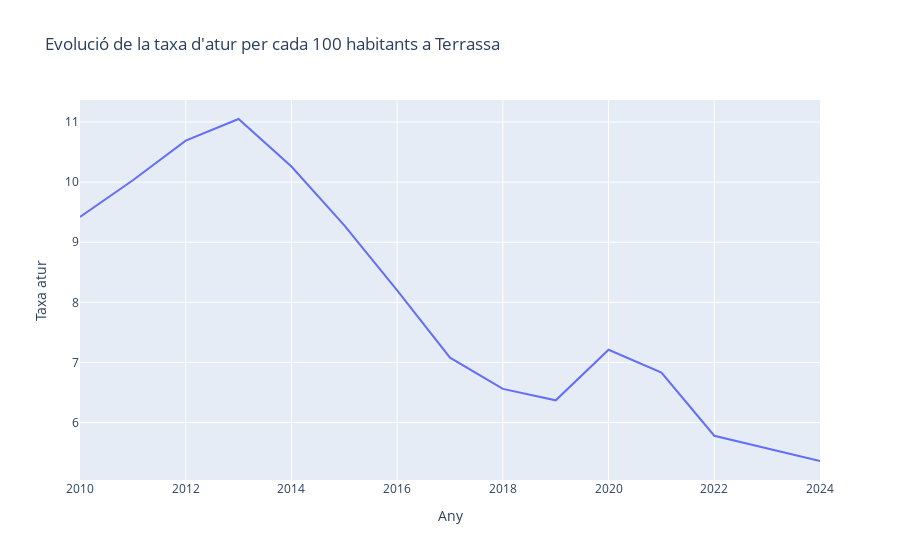
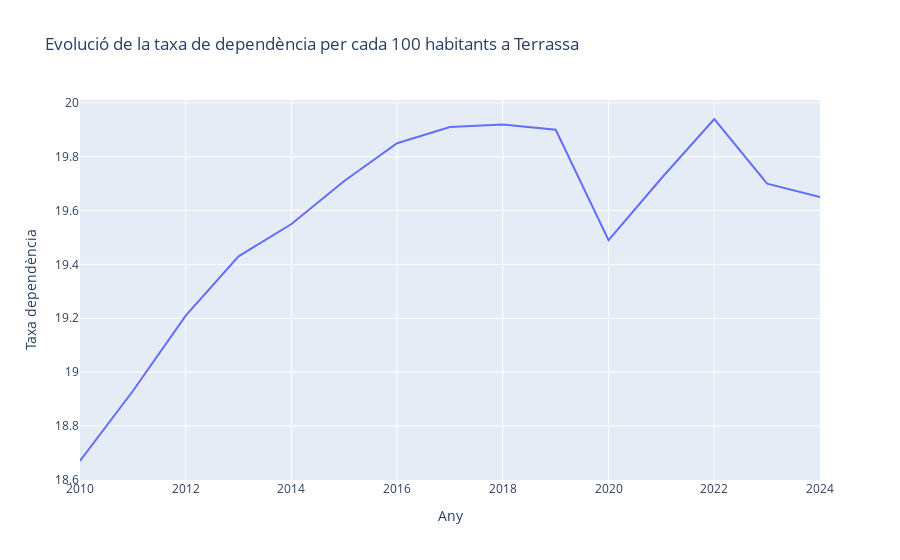

Source (notebook cell) for these figures, in order:
### Code cell
fig = px.line(df2, y='Taxa atur',
              title=f"Evolució de la taxa d'atur per cada 100 habitants a {ciutat}",
              labels={'value':"Taxa d'atur"}
             )
fig2 = px.line(df2, y='Taxa dependència',
               title=f"Evolució de la taxa de dependència per cada 100 habitants a {ciutat}",
               labels={'value':"Taxa de dependència"}
              )
fig.show()
fig2.show()

### Figure 1 — Plotly figure (JSON) as saved in the notebook; plotly's stock layout.template omitted (floating-point values rounded to 4 significant figures)
{"data": [{"hovertemplate": "Any=%{x}<br>Taxa atur=%{y}<extra></extra>", "legendgroup": "", "line": {"color": "#636efa", "dash": "solid"}, "marker": {"symbol": "circle"}, "mode": "lines", "name": "", "orientation": "v", "showlegend": false, "type": "scatter", "x": [2010, 2011, 2012, 2013, 2014, 2015, 2016, 2017, 2018, 2019, 2020, 2021, 2022, 2023, 2024], "xaxis": "x", "y": [9.42, 10.03, 10.69, 11.05, 10.26, 9.28, 8.2, 7.08, 6.56, 6.37, 7.21, 6.83, 5.78, 5.57, 5.36], "yaxis": "y"}], "layout": {"legend": {"tracegroupgap": 0}, "title": {"text": "Evolució de la taxa d'atur per cada 100 habitants a Terrassa"}, "xaxis": {"anchor": "y", "domain": [0, 1], "title": {"text": "Any"}}, "yaxis": {"anchor": "x", "domain": [0, 1], "title": {"text": "Taxa atur"}}}}

### Figure 2 — Plotly figure (JSON) as saved in the notebook; plotly's stock layout.template omitted (floating-point values rounded to 4 significant figures)
{"data": [{"hovertemplate": "Any=%{x}<br>Taxa dependència=%{y}<extra></extra>", "legendgroup": "", "line": {"color": "#636efa", "dash": "solid"}, "marker": {"symbol": "circle"}, "mode": "lines", "name": "", "orientation": "v", "showlegend": false, "type": "scatter", "x": [2010, 2011, 2012, 2013, 2014, 2015, 2016, 2017, 2018, 2019, 2020, 2021, 2022, 2023, 2024], "xaxis": "x", "y": [18.67, 18.93, 19.21, 19.43, 19.55, 19.71, 19.85, 19.91, 19.92, 19.9, 19.49, 19.72, 19.94, 19.7, 19.65], "yaxis": "y"}], "layout": {"legend": {"tracegroupgap": 0}, "title": {"text": "Evolució de la taxa de dependència per cada 100 habitants a Terrassa"}, "xaxis": {"anchor": "y", "domain": [0, 1], "title": {"text": "Any"}}, "yaxis": {"anchor": "x", "domain": [0, 1], "title": {"text": "Taxa dependència"}}}}
